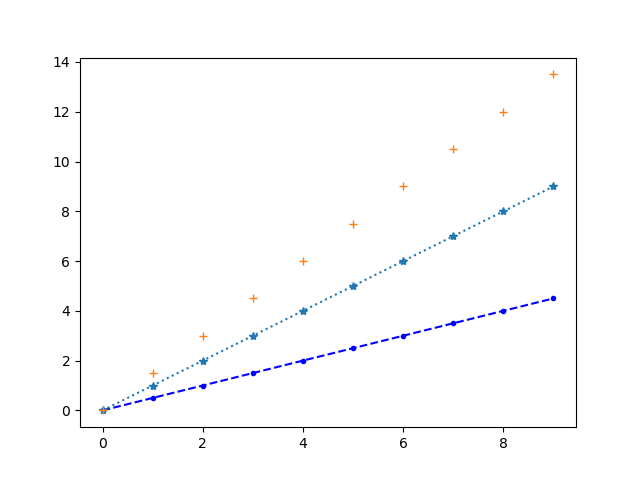

Reproduce this figure in Python.
# -*- coding: utf-8 -*-
from matplotlib import pyplot as plt
import numpy as np
a = np.arange(10)
#生成一个0~9的ndarray数组
plt.plot(a,a*0.5,'b--.',a,a,':*',a,a*1.5,' +')
plt.savefig("多条曲线绘制")
plt.show()